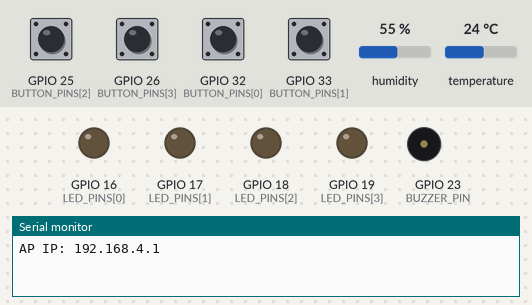
The sketch below on a simulated ESP32. Parts: output pins drawn as LEDs (lit = HIGH), buzzer (waves = sounding), the last lines printed to the serial monitor. Inputs (shaded band) come from the test bench; at power-on: GPIO 25 (BUTTON_PINS[2]), GPIO 26 (BUTTON_PINS[3]), GPIO 32 (BUTTON_PINS[0]), GPIO 33 (BUTTON_PINS[1]) HIGH, humidity 55 %, temperature 24 °C.

Above: at 1.2 s.
1.3 s: GPIO 32 (BUTTON_PINS[0]) pulled LOW for 1 s
At 4.3 s:
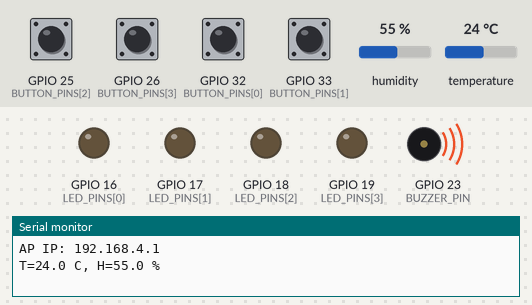
4.8 s: GPIO 25 (BUTTON_PINS[2]) pulled LOW for 0.15 s
At 7.2 s:
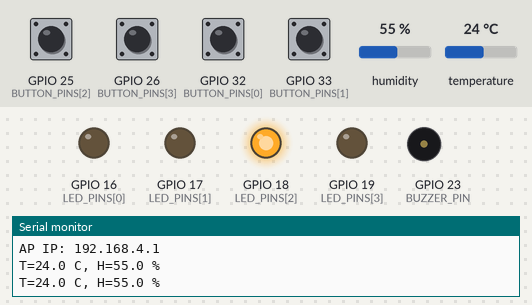
8.3 s: GPIO 26 (BUTTON_PINS[3]) pulled LOW for 0.15 s
At 9.6 s:
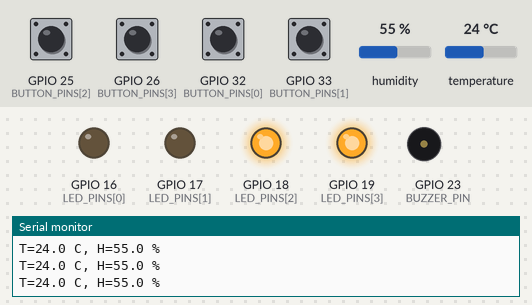
9.9 s: GPIO 33 (BUTTON_PINS[1]) pulled LOW for 0.15 s
At 11.0 s:
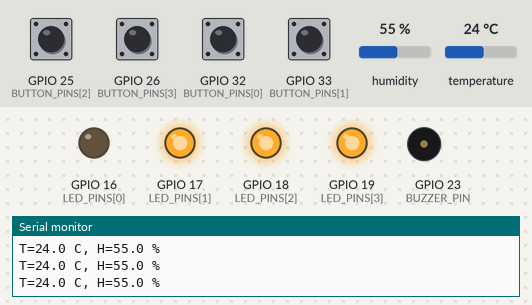
11.5 s: GPIO 32 (BUTTON_PINS[0]) pulled LOW for 0.15 s
At 12.3 s:
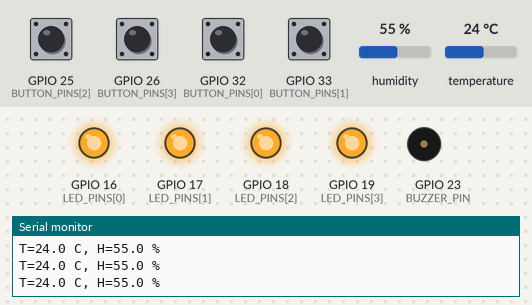
13.1 s: GPIO 33 (BUTTON_PINS[1]) pulled LOW for 1 s
At 14.05 s:
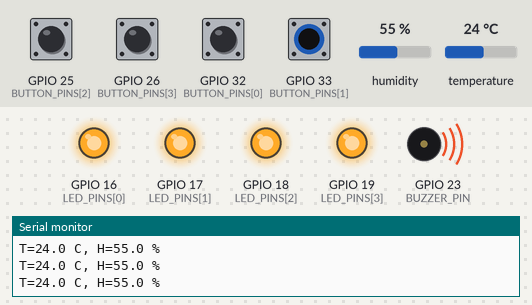
Timing chart, 0 to 17.6 s (numbered marks = the images above; inputs shaded):
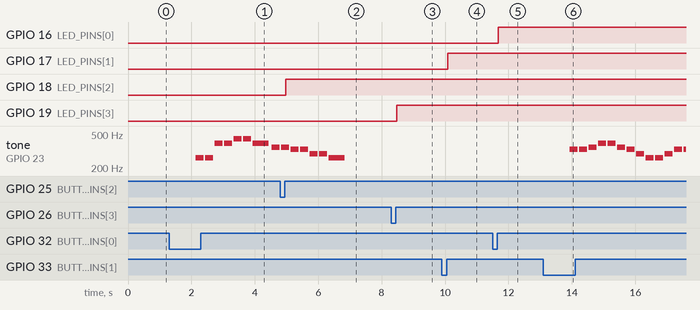

The sketch:

04_iot_panel.ino
```cpp
#include <WiFi.h>
#include <WebServer.h>
#include <DHT.h>
#include <math.h>

const char* AP_SSID = "ESP32-IoT-Team01";
const char* AP_PASSWORD = "esp32wifi";
const uint8_t LED_PINS[4] = {16, 17, 18, 19};
const uint8_t BUTTON_PINS[4] = {32, 33, 25, 26};
const uint8_t BUZZER_PIN = 23;
const uint8_t DHT_PIN = 27;
const unsigned long DEBOUNCE_MS = 30;
const unsigned long LONG_PRESS_MS = 800;

WebServer server(80);
DHT dht(DHT_PIN, DHT11);
bool ledState[4] = {false, false, false, false};
bool rawButton[4] = {HIGH, HIGH, HIGH, HIGH};
bool stableButton[4] = {HIGH, HIGH, HIGH, HIGH};
bool longHandled[4] = {false, false, false, false};
unsigned long changedAt[4] = {0, 0, 0, 0};
unsigned long pressedAt[4] = {0, 0, 0, 0};
float temperature = NAN;
float humidity = NAN;
unsigned long lastSensorRead = 0;
unsigned long lastGoodRead = 0;
bool buzzerReady = false;

// Melody 1: Twinkle Twinkle Little Star (opening).
const uint16_t SONG1[] = {
  262, 262, 392, 392, 440, 440, 392,
  349, 349, 330, 330, 294, 294, 262
};
const uint8_t BEATS1[] = {1,1,1,1,1,1,2, 1,1,1,1,1,1,2};
// Melody 2: Ode to Joy (opening).
const uint16_t SONG2[] = {
  330, 330, 349, 392, 392, 349, 330, 294,
  262, 262, 294, 330, 330, 294, 294
};
const uint8_t BEATS2[] = {1,1,1,1,1,1,1,1, 1,1,1,1,1,1,2};
const uint16_t* currentSong = nullptr;
const uint8_t* currentBeats = nullptr;
size_t songLength = 0;
size_t noteIndex = 0;
uint8_t playingSong = 0;
unsigned long noteStarted = 0;
unsigned long noteDuration = 0;
bool noteMuted = false;

void stopMusic() {
  if (buzzerReady) {
    ledcWriteTone(BUZZER_PIN, 0);
  }
  playingSong = 0;
  currentSong = nullptr;
}

void startNote() {
  noteStarted = millis();
  noteDuration = 300UL * currentBeats[noteIndex];
  noteMuted = false;
  ledcWriteTone(BUZZER_PIN, currentSong[noteIndex]);
}

void startMusic(uint8_t song) {
  stopMusic();
  if (!buzzerReady) return;
  if (song == 1) {
    currentSong = SONG1;
    currentBeats = BEATS1;
    songLength = sizeof(SONG1) / sizeof(SONG1[0]);
  } else if (song == 2) {
    currentSong = SONG2;
    currentBeats = BEATS2;
    songLength = sizeof(SONG2) / sizeof(SONG2[0]);
  } else {
    return;
  }
  playingSong = song;
  noteIndex = 0;
  startNote();
}

void updateMusic() {
  if (playingSong == 0) return;
  unsigned long elapsed = millis() - noteStarted;
  if (!noteMuted && elapsed >= noteDuration * 85UL / 100UL) {
    ledcWriteTone(BUZZER_PIN, 0);
    noteMuted = true;
  }
  if (elapsed >= noteDuration) {
    noteIndex++;
    if (noteIndex >= songLength) {
      stopMusic();
    } else {
      startNote();
    }
  }
}

void setLed(uint8_t index, bool state) {
  ledState[index] = state;
  digitalWrite(LED_PINS[index], state ? HIGH : LOW);
}

void allOff() {
  stopMusic();
  for (uint8_t i = 0; i < 4; i++) {
    setLed(i, false);
  }
}

void updateButtons() {
  unsigned long now = millis();
  for (uint8_t i = 0; i < 4; i++) {
    bool reading = digitalRead(BUTTON_PINS[i]);
    if (reading != rawButton[i]) {
      rawButton[i] = reading;
      changedAt[i] = now;
    }
    if (now - changedAt[i] >= DEBOUNCE_MS &&
        reading != stableButton[i]) {
      stableButton[i] = reading;
      if (reading == LOW) {
        pressedAt[i] = now;
        longHandled[i] = false;
      } else if (!longHandled[i]) {
        setLed(i, !ledState[i]);
      }
    }
    if (stableButton[i] == LOW && !longHandled[i] &&
        now - pressedAt[i] >= LONG_PRESS_MS) {
      longHandled[i] = true;
      if (i == 0) startMusic(1);
      if (i == 1) startMusic(2);
      if (i == 2) stopMusic();
      if (i == 3) allOff();
    }
  }
}

void updateSensor() {
  if (millis() - lastSensorRead < 2500) return;
  lastSensorRead = millis();
  temperature = dht.readTemperature();
  humidity = dht.readHumidity();
  if (!isnan(temperature) && !isnan(humidity)) {
    lastGoodRead = millis();
    Serial.printf("T=%.1f C, H=%.1f %%\n", temperature, humidity);
  } else {
    Serial.println("DHT FAIL: check GPIO27 / VCC / GND / pull-up");
  }
}

String stateJson() {
  bool valid = !isnan(temperature) && !isnan(humidity);
  String json = "{\"valid\":";
  json += valid ? "true" : "false";
  json += ",\"temperature\":";
  json += valid ? String(temperature, 1) : "null";
  json += ",\"humidity\":";
  json += valid ? String(humidity, 1) : "null";
  json += ",\"ageSeconds\":";
  json += valid ? String((millis() - lastGoodRead) / 1000UL) : "null";
  json += ",\"leds\":[";
  for (uint8_t i = 0; i < 4; i++) {
    if (i) json += ",";
    json += ledState[i] ? "true" : "false";
  }
  json += "],\"buttons\":[";
  for (uint8_t i = 0; i < 4; i++) {
    if (i) json += ",";
    json += stableButton[i] == LOW ? "true" : "false";
  }
  json += "],\"song\":" + String(playingSong);
  json += ",\"buzzerReady\":";
  json += buzzerReady ? "true" : "false";
  json += "}";
  return json;
}

const char PAGE[] PROGMEM = R"HTML(
<!doctype html>
<html lang="ko">
<meta charset="utf-8">
<meta name="viewport" content="width=device-width,initial-scale=1">
<title>IoT 통합 제어</title>
<style>
body{font:18px sans-serif;background:#eef4fa;margin:0;padding:20px}
main{max-width:650px;margin:auto}
section{background:white;padding:18px;margin:14px 0;border-radius:14px}
button{font:inherit;padding:14px;margin:5px;border:1px solid #99b0c0;
 border-radius:9px;background:#edf4fb;cursor:pointer}
.on{background:#126547;color:white}
#leds{display:grid;grid-template-columns:1fr 1fr}
#sensor{white-space:pre-line;font-size:24px}
</style>
<main>
<h1>Wi-Fi IoT 제어판</h1>
<p id="connection">연결 중...</p>
<section><h2>온습도</h2><div id="sensor">센서 준비 중</div></section>
<section><h2>LED 4개</h2><div id="leds"></div></section>
<section><h2>멜로디</h2>
<button onclick="command('/api/music?track=1')">작은 별</button>
<button onclick="command('/api/music?track=2')">환희의 송가</button>
<button onclick="command('/api/music?track=0')">정지</button>
<p id="music"></p>
</section>
<section><h2>물리 버튼</h2><p id="buttons"></p>
<p>짧게 눌렀다 떼기: 해당 LED 전환<br>
0.8초 이상 누르기: 1번=작은 별, 2번=환희의 송가,
3번=음악 정지, 4번=전체 끄기</p>
</section>
<button onclick="command('/api/off')">LED·음악 전체 끄기</button>
</main>
<script>
const ledBox = document.getElementById('leds');
for (let i = 1; i <= 4; i++) {
  const b = document.createElement('button');
  b.id = 'led' + i;
  b.textContent = 'LED ' + i;
  b.onclick = () => command('/api/led?id=' + i + '&state=toggle');
  ledBox.appendChild(b);
}
let busy = false;
async function refresh() {
  if (busy) return;
  busy = true;
  try {
    const response = await fetch('/api/state', {cache:'no-store'});
    if (!response.ok) throw new Error('state');
    const d = await response.json();
    document.getElementById('connection').textContent = 'ESP32 연결됨';
    document.getElementById('sensor').textContent = d.valid
      ? `온도 ${d.temperature} °C / 습도 ${d.humidity} %\n${d.ageSeconds}초 전 측정`
      : '센서 준비 중 또는 읽기 실패';
    d.leds.forEach((on, i) => {
      const b = document.getElementById('led' + (i + 1));
      b.textContent = `LED ${i + 1}: ${on ? '켜짐' : '꺼짐'}`;
      b.className = on ? 'on' : '';
    });
    document.getElementById('music').textContent = !d.buzzerReady
      ? '부저 초기화 오류: 시리얼 확인'
      : ['정지','작은 별 재생 중','환희의 송가 재생 중'][d.song];
    document.getElementById('buttons').textContent = d.buttons
      .map((pressed,i) => `${i+1}번 ${pressed ? '누름' : '놓음'}`).join(' / ');
  } catch (e) {
    document.getElementById('connection').textContent = 'Wi-Fi 연결을 확인하세요';
  } finally {
    busy = false;
  }
}
async function command(url) {
  try {
    const r = await fetch(url, {method:'POST'});
    if (!r.ok) throw new Error('command');
    await refresh();
  } catch(e) {
    document.getElementById('connection').textContent = '명령 전송 실패';
  }
}
setInterval(refresh, 500);
refresh();
</script>
</html>
)HTML";

void setup() {
  Serial.begin(115200);
  for (uint8_t i = 0; i < 4; i++) {
    pinMode(LED_PINS[i], OUTPUT);
    digitalWrite(LED_PINS[i], LOW);
    pinMode(BUTTON_PINS[i], INPUT_PULLUP);
  }
  dht.begin();
  buzzerReady = ledcAttach(BUZZER_PIN, 2000, 10);
  if (buzzerReady) {
    ledcWriteTone(BUZZER_PIN, 0);
  } else {
    Serial.println("Buzzer LEDC init failed");
  }
  WiFi.mode(WIFI_AP);
  if (!WiFi.softAP(AP_SSID, AP_PASSWORD)) {
    Serial.println("AP start failed");
  }
  Serial.print("AP IP: ");
  Serial.println(WiFi.softAPIP());
  server.on("/", HTTP_GET, []() {
    server.send(200, "text/html; charset=utf-8", PAGE);
  });
  server.on("/api/state", HTTP_GET, []() {
    server.sendHeader("Cache-Control", "no-store");
    server.send(200, "application/json", stateJson());
  });
  server.on("/api/led", HTTP_POST, []() {
    String id = server.arg("id");
    String state = server.arg("state");
    if (id != "1" && id != "2" && id != "3" && id != "4") {
      server.send(400, "text/plain", "id must be 1..4");
      return;
    }
    if (state != "0" && state != "1" && state != "toggle") {
      server.send(400, "text/plain", "state must be 0, 1 or toggle");
      return;
    }
    uint8_t index = id.toInt() - 1;
    setLed(index, state == "toggle" ? !ledState[index] : state == "1");
    server.send(200, "text/plain", "OK");
  });
  server.on("/api/music", HTTP_POST, []() {
    String track = server.arg("track");
    if (track != "0" && track != "1" && track != "2") {
      server.send(400, "text/plain", "track must be 0, 1 or 2");
      return;
    }
    if (track == "0") {
      stopMusic();
    } else if (!buzzerReady) {
      server.send(503, "text/plain", "buzzer unavailable");
      return;
    } else {
      startMusic(track.toInt());
    }
    server.send(200, "text/plain", "OK");
  });
  server.on("/api/off", HTTP_POST, []() {
    allOff();
    server.send(200, "text/plain", "OK");
  });
  server.begin();
}

void loop() {
  server.handleClient();
  updateButtons();
  updateMusic();
  updateSensor();
}
```

Measured:
- after the input at 1.3 s, tone on GPIO 23 (BUZZER_PIN): plays 262 Hz for 0.25 s, 262 Hz for 0.26 s, 392 Hz for 0.25 s, 392 Hz for 0.25 s, 440 Hz for 0.25 s, 440 Hz for 0.25 s … (8 notes in this stretch), starting after 0.83 s
- after the input at 4.8 s, GPIO 18 (LED_PINS[2]): LOW → HIGH after 0.18 s
- after the input at 8.3 s, GPIO 19 (LED_PINS[3]): LOW → HIGH after 0.18 s
- after the input at 9.9 s, GPIO 17 (LED_PINS[1]): LOW → HIGH after 0.18 s
- after the input at 11.5 s, GPIO 16 (LED_PINS[0]): LOW → HIGH after 0.18 s
- after the input at 13.1 s, tone on GPIO 23 (BUZZER_PIN): plays 330 Hz for 0.26 s, 330 Hz for 0.25 s, 349 Hz for 0.25 s, 392 Hz for 0.25 s, 392 Hz for 0.26 s, 349 Hz for 0.26 s … (13 notes in this stretch), starting after 0.83 s
